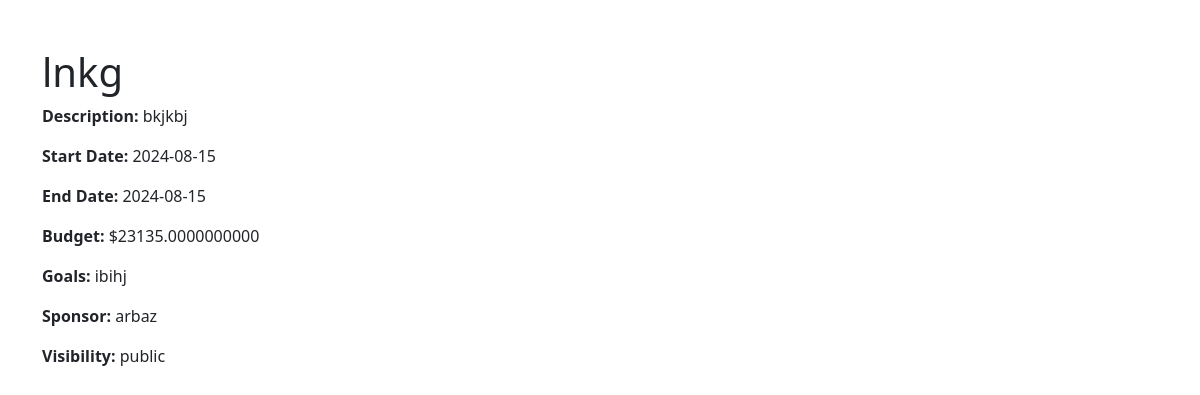
The page /campaign/1 (signed in) on the database its author committed.
### Code/models_2.py (models this page shows)
class Campaign(db.Model):
    campaign_id = db.Column(db.Integer, primary_key=True)
    sponsor_id = db.Column(db.Integer, db.ForeignKey('sponsor.sponsor_id'), nullable=False)
    name = db.Column(db.String, nullable=False)
    description = db.Column(db.String, nullable=False)
    start_date = db.Column(db.Date, nullable=False)
    end_date = db.Column(db.Date, nullable=False)
    budget = db.Column(db.Numeric, nullable=False)
    visibility = db.Column(db.String, nullable=False)
    goals = db.Column(db.String, nullable=False)
    ad_requests = db.relationship('AdRequest', backref='campaign')

class Sponsor(db.Model):
    sponsor_id = db.Column(db.Integer, primary_key=True)
    user_id = db.Column(db.Integer, db.ForeignKey('user.user_id'), nullable=False)
    name = db.Column(db.String, nullable=False)
    industry = db.Column(db.String, nullable=False)
    budget = db.Column(db.Numeric, nullable=False)
    campaigns = db.relationship('Campaign', backref='sponsor')

### Code/app.py (the view)
@app.route('/campaign/<int:campaign_id>', methods=['GET'])
@login_required
def view_campaign(campaign_id):
    campaign = Campaign.query.get_or_404(campaign_id)
    if campaign.visibility != 'public':
        flash("You are not authorized to view this campaign.", "danger")
        return redirect(url_for('influencer_dashboard'))
    return render_template('view_campaign.html', campaign=campaign)

### Code/app.py (called while the page is built)
@login_manager.user_loader
def load_user(user_id):
    return User.query.get(int(user_id))

### Code/models_2.py (called while the page is built)
    @property
    def is_active(self):
        return True

### Code/templates/view_campaign.html (shortened to what this page needs)
<!DOCTYPE html>
<html lang="en">
<head>
    <link href="https://cdn.jsdelivr.net/npm/bootstrap@5.2.3/dist/css/bootstrap.min.css" rel="stylesheet">
</head>
<body>
    <div class="container mt-5">
        <h1>{{ campaign.name }}</h1>
        <p><strong>Description:</strong> {{ campaign.description }}</p>
        <p><strong>Start Date:</strong> {{ campaign.start_date.strftime('%Y-%m-%d') }}</p>
        <p><strong>End Date:</strong> {{ campaign.end_date.strftime('%Y-%m-%d') }}</p>
        <p><strong>Budget:</strong> ${{ campaign.budget }}</p>
        <p><strong>Goals:</strong> {{ campaign.goals }}</p>
        <p><strong>Sponsor:</strong> {{ campaign.sponsor.name }}</p>
        <p><strong>Visibility:</strong> {{ campaign.visibility }}</p>
    </div>
</body>
</html>

### rows shown on the page
Campaign: name "lnkg", description "bkjkbj", start_date "2024-08-15", end_date "2024-08-15", budget "23135.0000000000", goals "ibihj", visibility "public"
Sponsor: sponsor.name "arbaz"
